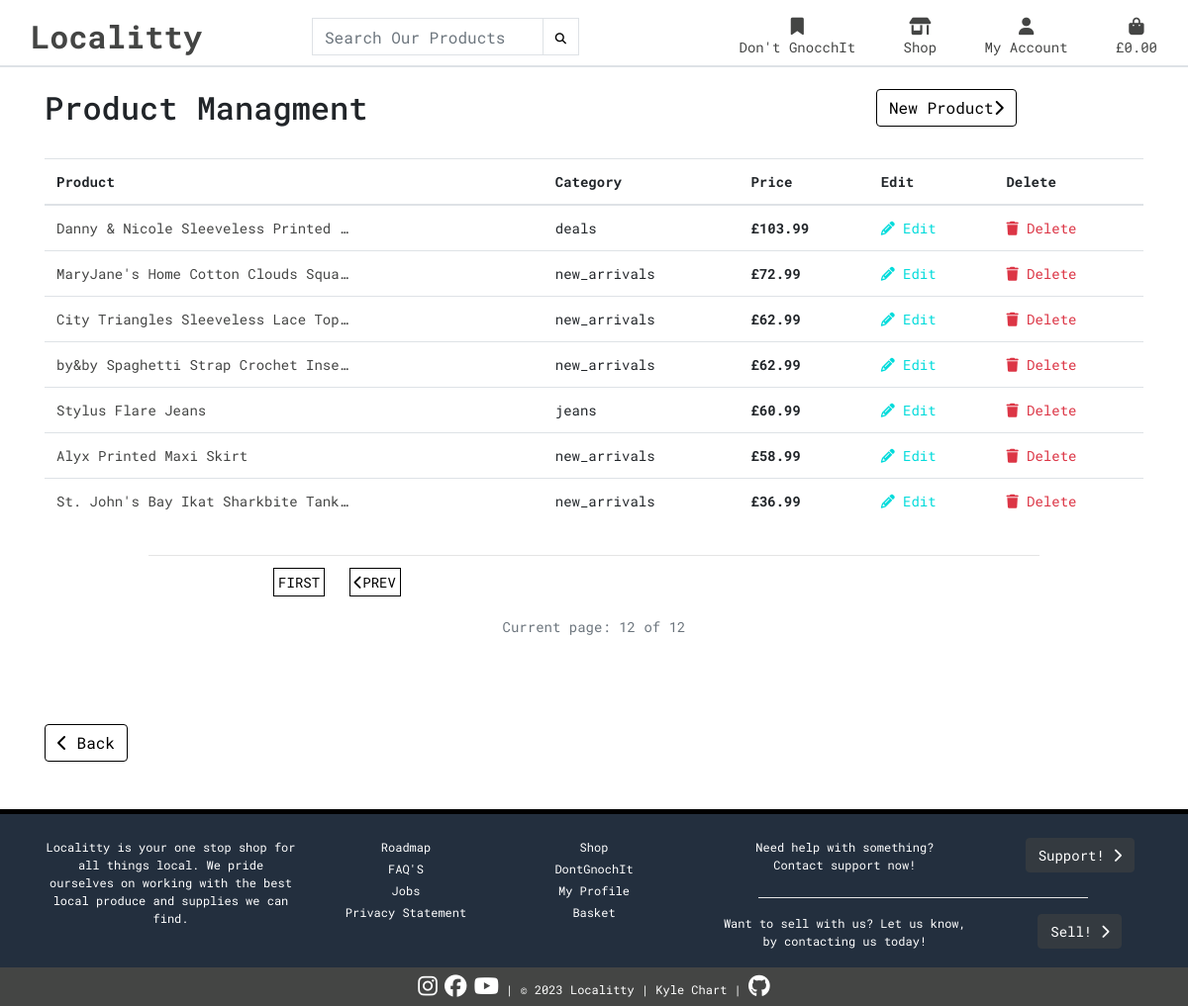
Page /profile/product-managment/?page=12 (signed in) on the earlier database version.
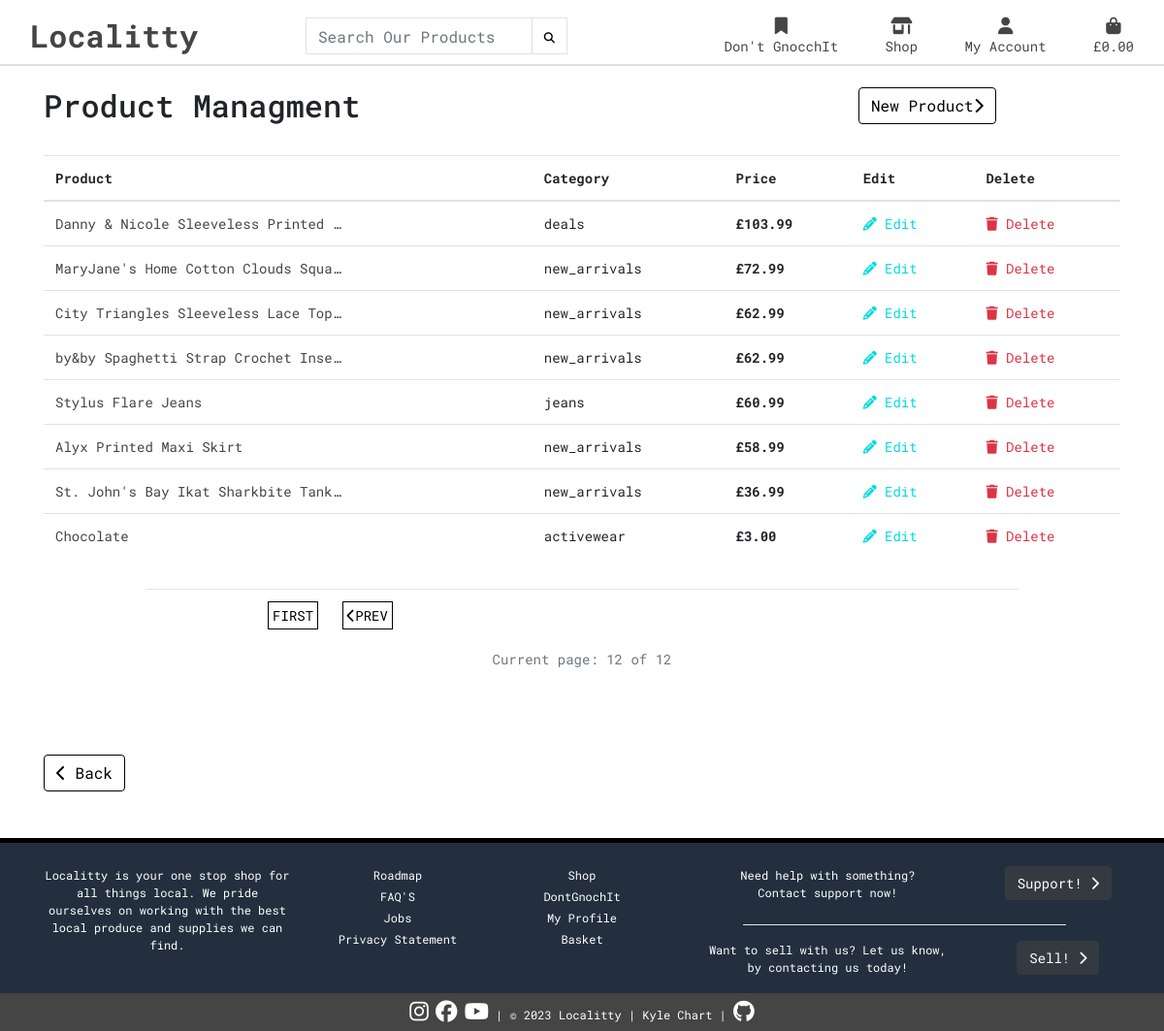
Same page on the later database version.
### products/models.py (models this page shows, shortened)
class Product(models.Model):
    category = models.ForeignKey(
        'Category', null=True, blank=True, on_delete=models.SET_NULL)
    sku = models.CharField(max_length=254, blank=True, null=True)
    name = models.CharField(max_length=180, null=True, blank=True)
    description = models.TextField()
    rating = models.DecimalField(max_digits=6, decimal_places=2)
    price = models.DecimalField(max_digits=6, decimal_places=2)
    image_url = models.URLField(max_length=1024, blank=True, null=True)
    image = models.ImageField(blank=True, null=True)
    class Meta:
        verbose_name_plural = 'Products'

class Category(models.Model):
    name = models.CharField(max_length=180)
    friendly_name = models.CharField(max_length=180, blank=True, null=True)
    image_url = models.URLField(max_length=1024, blank=True, null=True)
    image = models.ImageField(blank=True, null=True)
    def __str__(self):
        return self.name
    class Meta:
        verbose_name_plural = 'Category'

### profiles/views.py (the view)
# urls.py: path('product-managment/', views.renderproductmanagment,
@login_required
def renderproductmanagment(request):
    if not request.user.is_superuser:
        messages.error(
            request, f'Sorry, you dont have access to view this page.')
        return redirect('home')
    product = Product.objects.all()
    p = Paginator(product, 15)
    page = request.GET.get('page')
    paginate = p.get_page(page)
    template = 'product_managment.html'
    context = {
        'products': product,
        'paginate': paginate,
    }
    return render(request, template, context)

### profiles/templates/product_managment.html (shortened to what this page needs)
{% extends "base.html" %}
{% load static %}
{% block pageheader %}
    <div class="container header-container">
    </div>
{% endblock %}
{% block content %}
<div class="container">
    <div class="row mb-4">
            <div class="col-6">
                <h2 class="page-title">Product Managment</h2>
            </div>
            <div class="col-6">
                <a href="{% url 'add_product' %}" aria-label="Send the user to the add new product page. To create a new product on the store." class="btn btn-outline-black offset-md-6">New Product<i class="fas fa-chevron-right"></i></a>
            </div>
    </div>
</div>
<div class="container">
    <div class="row">
        <div class="col-12">
            <div class="table-responsive">
                <table class="table table-lg order-history">
                    <thead>
                        <tr>
                            <th>Product</th>
                            <th>Category</th>
                            <th>Price</th>
                            <th>Edit</th>
                            <th>Delete</th>
                        </tr>
                    </thead>
                    <tbody>
                        {% for product in paginate %}
                            <tr>
                                <td><a class="product-hover" href="{% url 'product_detail' product.id %}" aria-label="Opens the product detail view for the selected product">{{ product.name|truncatechars:35 }}</a></td>
                                <td>{{ product.category }}</td>
                                <td><strong>£{{ product.price }}</strong></td>
                                <td><a href="{% url 'edit_product' product.id %}" class="product-edit" aria-label="Allows the admin to edit the selected product"><i class="fas fa-pencil"></i> Edit</a></td>
                                <td><a href="{% url 'delete_product' product.id %}" class="text-danger" aria-label="Allows the admin to delete the selected product"><i class="fas fa-trash"></i> Delete</a></td>
                            </tr>
                        {% endfor %}
                    </tbody>
                </table>
            </div>
        </div>
    </div>
</div>
<hr class="w-75">
<div class="row text-center">
    <div class="col-6">
        {% if paginate.has_previous %}
        <div class="col-12 ml-5">
            <a href="?page=1" class="btn-paginate p-1">FIRST</a>
            <a href="?page={{paginate.previous_page_number}}" class="btn-paginate p-1 ml-3"><i class="fas fa-chevron-left"></i>PREV</a>
        </div>
        {% endif %}
    </div>
</div>
<div class="row">
    <div class="col-12 text-center mt-4">
        <p class="text-muted">Current page: {{ paginate.number }} of {{ paginate.paginator.num_pages }}</p>
    </div>
</div>
<div class="row mt-4 mb-5">
    <div class="container mt-5">
        <a href="{% url 'admin' %}" aria-label="Send the user back to the admin page" class="btn btn-outline-black"><i class="fas fa-chevron-left"></i> Back</a>
    </div>
</div>
{% endblock %}

Differences in the rows shown:
added Product: name "Chocolate", category "activewear", price "3.00"
